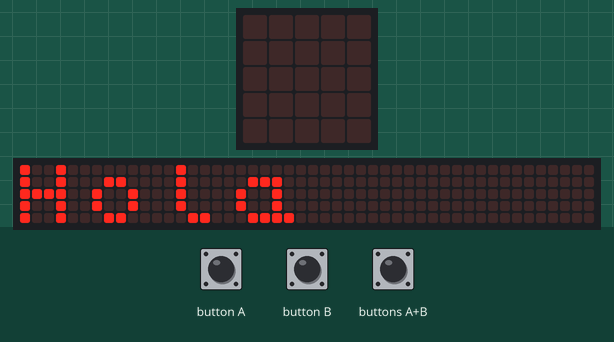
This program was run on a simulated BBC micro:bit (MakeCode). On the bench: the board's 5×5 LED display, a strip that is not on the board, showing the scrolling text unrolled. Inputs (shaded band) come from the test bench. The 48×5 strip is a reading aid, not a part: it shows the text the display is scrolling, unrolled, one strip-width of it at a time.

Above: at 4.3 s.
5.8 s: buttons A+B pressed for 0.15 s
At 7.3 s:
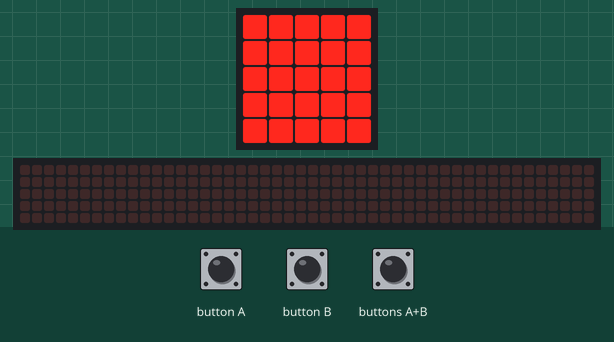
8.9 s: button A pressed for 0.15 s
At 9.7 s:
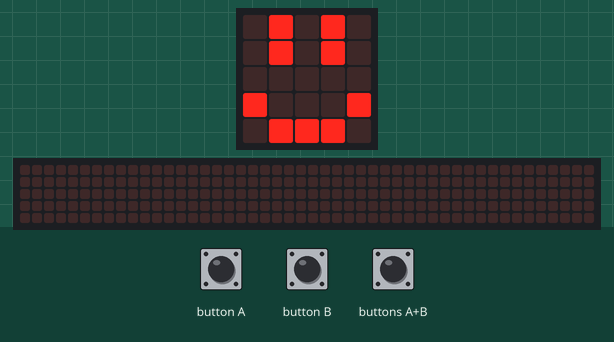
10.5 s: button B pressed for 0.15 s
At 10.9 s:
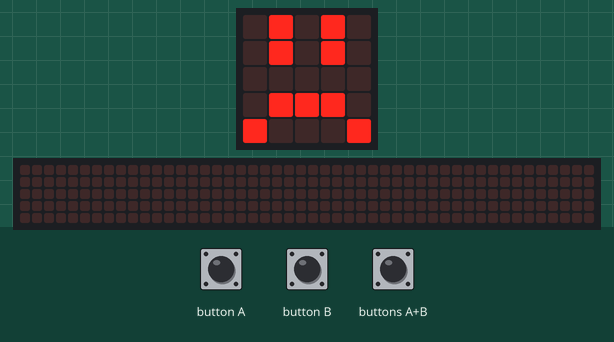
12.1 s: buttons A+B pressed for 1 s
At 16.4 s:
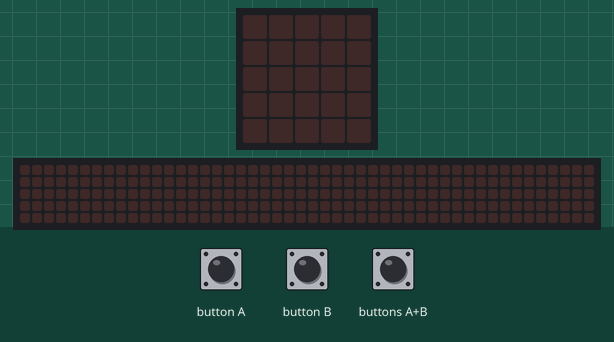
Timing chart, 0 to 17.1 s (numbered marks = the images above; inputs shaded):
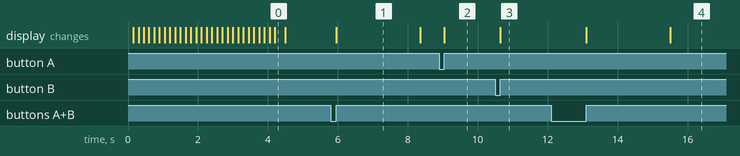

Measured:
- after the input at 5.8 s, the display: changes after 0.15 s (image 1)
- after the input at 8.9 s, the display: changes after 0.15 s (image 2)
- after the input at 10.5 s, the display: changes after 0.15 s (image 3)
- after the input at 12.1 s, the display: first changes after 1.0 s (image 4 shows a later state)
- what the display in image 1 shows lasts 2.4 s, from 6.0 s to 8.4 s

The program:

main.ts
```typescript
input.onButtonPressed(Button.A, function () {
    basic.showLeds(`
        . # . # .
        . # . # .
        . . . . .
        # . . . #
        . # # # .
        `)
})
input.onButtonPressed(Button.AB, function () {
    basic.showLeds(`
        # # # # #
        # # # # #
        # # # # #
        # # # # #
        # # # # #
        `)
    basic.pause(2000)
    basic.showLeds(`
        . . . . .
        . . . . .
        . . . . .
        . . . . .
        . . . . .
        `)
})
input.onButtonPressed(Button.B, function () {
    basic.showLeds(`
        . # . # .
        . # . # .
        . . . . .
        . # # # .
        # . . . #
        `)
})
basic.showString("Hola")
basic.forever(function () {

})
```

test.ts
```typescript
// aquí va el archivo "tests"; esto no se compilará cuando este paquete se utilice como una extensión.
```
